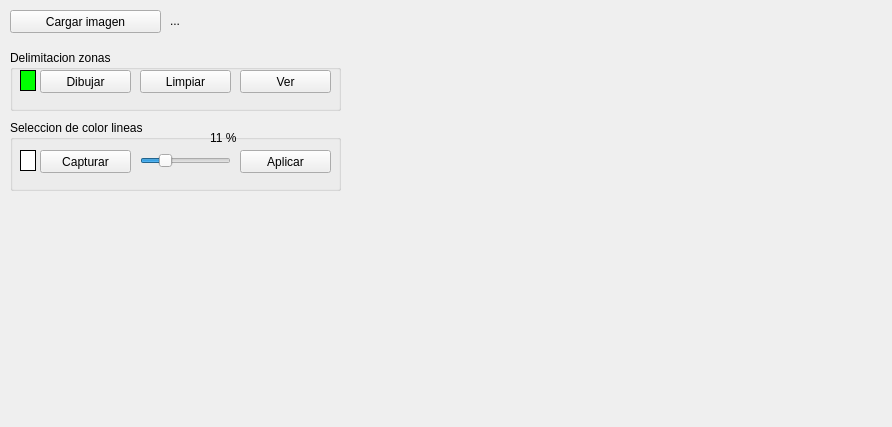
<?xml version="1.0" encoding="UTF-8"?>
<ui version="4.0">
 <class>Form</class>
 <widget class="QWidget" name="Form">
  <property name="geometry">
   <rect>
    <x>0</x>
    <y>0</y>
    <width>892</width>
    <height>427</height>
   </rect>
  </property>
  <property name="windowTitle">
   <string>Form</string>
  </property>
  <widget class="QPushButton" name="btn_load_image">
   <property name="geometry">
    <rect>
     <x>10</x>
     <y>10</y>
     <width>151</width>
     <height>23</height>
    </rect>
   </property>
   <property name="text">
    <string>Cargar imagen</string>
   </property>
  </widget>
  <widget class="QLabel" name="lbl_load_image">
   <property name="geometry">
    <rect>
     <x>170</x>
     <y>10</y>
     <width>701</width>
     <height>21</height>
    </rect>
   </property>
   <property name="text">
    <string>...</string>
   </property>
  </widget>
  <widget class="QGroupBox" name="groupBox">
   <property name="geometry">
    <rect>
     <x>10</x>
     <y>50</y>
     <width>331</width>
     <height>61</height>
    </rect>
   </property>
   <property name="title">
    <string>Delimitacion zonas</string>
   </property>
   <widget class="QPushButton" name="btn_dibujar_zona">
    <property name="geometry">
     <rect>
      <x>30</x>
      <y>20</y>
      <width>91</width>
      <height>23</height>
     </rect>
    </property>
    <property name="text">
     <string>Dibujar</string>
    </property>
   </widget>
   <widget class="QLabel" name="lbl_dibujar_zona">
    <property name="geometry">
     <rect>
      <x>10</x>
      <y>20</y>
      <width>16</width>
      <height>21</height>
     </rect>
    </property>
    <property name="autoFillBackground">
     <bool>false</bool>
    </property>
    <property name="styleSheet">
     <string notr="true">background: rgb(0, 255, 0);
border: 1px solid black;</string>
    </property>
    <property name="text">
     <string/>
    </property>
   </widget>
   <widget class="QPushButton" name="btn_limpiar_zonas">
    <property name="geometry">
     <rect>
      <x>130</x>
      <y>20</y>
      <width>91</width>
      <height>23</height>
     </rect>
    </property>
    <property name="text">
     <string>Limpiar</string>
    </property>
   </widget>
   <widget class="QPushButton" name="btn_ver_zonas">
    <property name="geometry">
     <rect>
      <x>230</x>
      <y>20</y>
      <width>91</width>
      <height>23</height>
     </rect>
    </property>
    <property name="text">
     <string>Ver</string>
    </property>
   </widget>
  </widget>
  <widget class="QGroupBox" name="groupBox_2">
   <property name="geometry">
    <rect>
     <x>10</x>
     <y>120</y>
     <width>331</width>
     <height>71</height>
    </rect>
   </property>
   <property name="title">
    <string>Seleccion de color lineas</string>
   </property>
   <widget class="QLabel" name="lbl_color_linea">
    <property name="geometry">
     <rect>
      <x>10</x>
      <y>30</y>
      <width>16</width>
      <height>21</height>
     </rect>
    </property>
    <property name="autoFillBackground">
     <bool>false</bool>
    </property>
    <property name="styleSheet">
     <string notr="true">background: rgb(255, 255, 255 );
border: 1px solid black;</string>
    </property>
    <property name="text">
     <string/>
    </property>
   </widget>
   <widget class="QPushButton" name="btn_capturar_color">
    <property name="geometry">
     <rect>
      <x>30</x>
      <y>30</y>
      <width>91</width>
      <height>23</height>
     </rect>
    </property>
    <property name="text">
     <string>Capturar</string>
    </property>
   </widget>
   <widget class="QPushButton" name="btn_aplicar_color_linea">
    <property name="geometry">
     <rect>
      <x>230</x>
      <y>30</y>
      <width>91</width>
      <height>23</height>
     </rect>
    </property>
    <property name="text">
     <string>Aplicar</string>
    </property>
   </widget>
   <widget class="QSlider" name="sld_tolerancia_linea">
    <property name="geometry">
     <rect>
      <x>130</x>
      <y>30</y>
      <width>91</width>
      <height>22</height>
     </rect>
    </property>
    <property name="minimum">
     <number>5</number>
    </property>
    <property name="maximum">
     <number>30</number>
    </property>
    <property name="pageStep">
     <number>1</number>
    </property>
    <property name="sliderPosition">
     <number>11</number>
    </property>
    <property name="tracking">
     <bool>false</bool>
    </property>
    <property name="orientation">
     <enum>Qt::Horizontal</enum>
    </property>
   </widget>
   <widget class="QLabel" name="lbl_tolerancia_linea">
    <property name="geometry">
     <rect>
      <x>200</x>
      <y>10</y>
      <width>31</width>
      <height>16</height>
     </rect>
    </property>
    <property name="text">
     <string>11 %</string>
    </property>
   </widget>
  </widget>
 </widget>
 <resources/>
 <connections/>
</ui>
